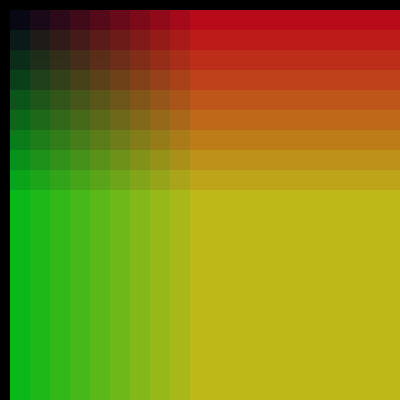
Frame 1 (no input)
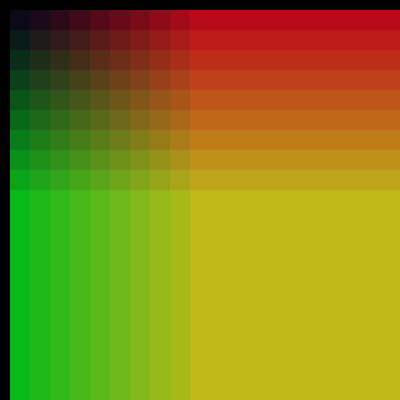
Frame 60 (the mouse pressed at the canvas centre just before this capture)
Frame 120 (the mouse held since frame 60 and released just before this capture): identical to frame 60, image omitted

The Processing sketch that drew these frames (run headless with seeded random() and noise(); from frame 60 on, the mouse is pressed at the canvas centre):

// Processing sketch: processing_167486
// ── processing_167486.pde

void setup() 
{
size(400,400);
background(0);
noStroke ();
}
 
 
void draw ()  
{
for (int a =10; a<200; a+=20)//setting value for a
{
for (int b =10; b<200; b+=20) //setting value for b
{
fill (a,b,25,200);//set colour of rectangles with a gradient
rect(a,b,a*b,b*5);
}
}
}
